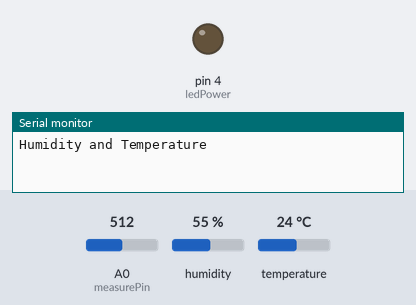
The sketch below on a simulated Arduino Uno, built with avr-gcc and run on an emulated ATmega328P. Shown: output pins drawn as LEDs (lit = HIGH), the last lines printed to the serial monitor. Inputs (shaded band) come from the test bench; at power-on: A0 (measurePin) = 512, humidity 55 %, temperature 24 °C.

Above: at 0.1 s.
At 0.8 s:
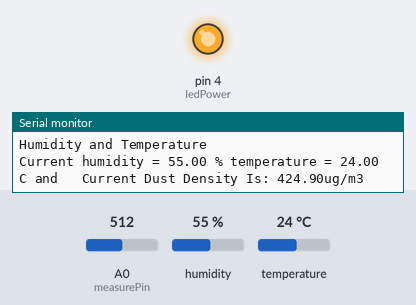
Timing chart, 0 to 2.3 s (numbered marks = the images above):
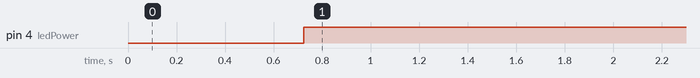

The sketch:

Node_MCU_FIle.ino
```cpp
#include <dummy.h>

// Combined Code For Measurement Of Temprature, Humidity And Dust Density

#include "DHT.h"
#define DHTTYPE DHT11

DHT dht(5, DHTTYPE);
int measurePin = 0; //Connect dust sensor to Arduino A0 pin
int ledPower = 4;   //Connect 3 led driver pins of dust sensor to Arduino D2

int samplingTime = 280;
int deltaTime = 40;
int sleepTime = 9680;

float voMeasured = 0;
float calcVoltage = 0;
float dustDensity = 0;

void setup(){
  dht.begin();
  Serial.begin(9600);
  pinMode(ledPower,OUTPUT);
  Serial.println("Humidity and Temperature\n\n");
  delay(700);
}

void loop(){

  float h = dht.readHumidity();
  float t = dht.readTemperature();
  Serial.print("Current humidity = ");
  Serial.print(h);
  Serial.print(" % ");

  Serial.print("temperature = ");
  Serial.print(t);
  Serial.print(" C and   ");


  digitalWrite(ledPower,LOW); // power on the LED
  delayMicroseconds(samplingTime);

  voMeasured = analogRead(measurePin); // read the dust value

  delayMicroseconds(deltaTime);
  digitalWrite(ledPower,HIGH); // turn the LED off
  delayMicroseconds(sleepTime);

  // 0 - 5V mapped to 0 - 1023 integer values
  // recover voltage
  calcVoltage = voMeasured * (5.0 / 1024.0);

  // linear eqaution taken from http://www.howmuchsnow.com/arduino/airquality/
  // Chris Nafis (c) 2012
  dustDensity = 170 * calcVoltage - 0.1;

  Serial.print("Current Dust Density Is: ");
  Serial.print(dustDensity); // unit: ug/m3
  Serial.print("ug/m3 \n");
  delay(5000);
}
```

Measured:
- by itself, pin 4 (ledPower): LOW → HIGH at 0.73 s
